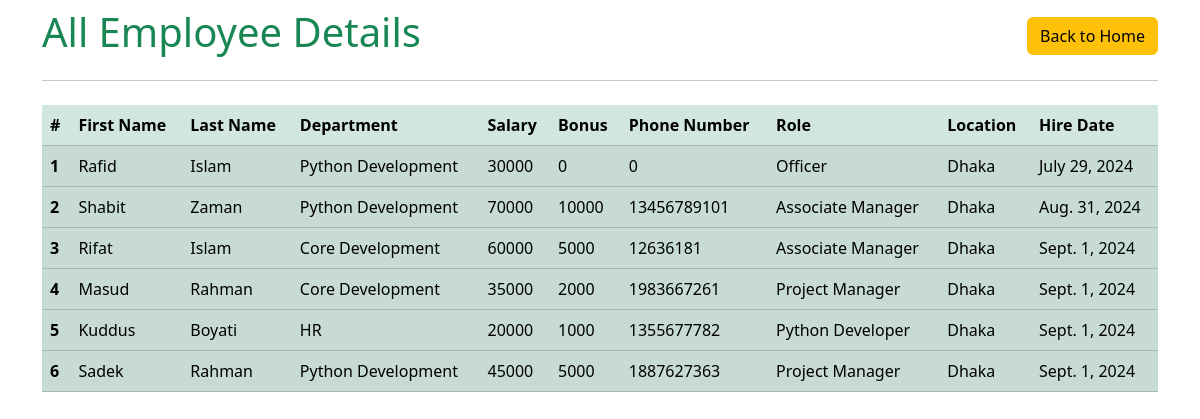
The app's page /all_emp with its own data.
### emp_app/models.py (models this page shows, shortened)
class Employee(models.Model):
    first_name = models.CharField(max_length=100, null=False, default=None)
    last_name = models.CharField(max_length=100, default=None)
    dept = models.ForeignKey(Department, on_delete=models.CASCADE)
    salary = models.IntegerField(default=0)
    bonus = models.IntegerField(default=0)
    phone = models.IntegerField(default=0)
    role = models.ForeignKey(Role, on_delete=models.CASCADE)
    hire_date = models.DateField()
    def __str__(self):
        return "%s %s" %(self.first_name, self.last_name)

class Department(models.Model):
    name = models.CharField(max_length=100, null=False, default=None)
    location = models.CharField(max_length=100)

class Role(models.Model):
    name = models.CharField(max_length=100, null=False, default=None)

### emp_app/views.py (the view)
# urls.py: path("all_emp", views.all_emp, name="all_emp"),
def all_emp(request):
    emps = Employee.objects.all()
    context = {
        'emps': emps
    }
    print(context)
    return render(request, "view_all_emp.html", context)

### emp_app/templates/view_all_emp.html (shortened to what this page needs)
<!DOCTYPE html>
<html lang="en">
<head>
    <link href="https://cdn.jsdelivr.net/npm/bootstrap@5.3.3/dist/css/bootstrap.min.css" rel="stylesheet">
</head>
<body>
    <div class="container">
        <div class="d-flex justify-content-between align-items-center my-2">
            <h1 class=" text-success">All Employee Details</h1>
            <a class="btn btn-warning" href="/" role="button ">Back to Home</a>
        </div>
        <hr>
        <table class="table table-success table-striped table-responsive table-hover my-4">
            <thead>
              <tr>
                <th scope="col">#</th>
                <th scope="col">First Name</th>
                <th scope="col">Last Name</th>
                <th scope="col">Department</th>
                <th scope="col">Salary</th>
                <th scope="col">Bonus</th>
                <th scope="col">Phone Number</th>
                <th scope="col">Role</th>
                <th scope="col">Location</th>
                <th scope="col">Hire Date</th>
              </tr>
            </thead>
            {% for emp in emps %}
            <tbody>
              <tr>
                <th scope="row">{{forloop.counter}}</th>
                <td>{{emp.first_name}}</td>
                <td>{{emp.last_name}}</td>
                <td>{{emp.dept.name}}</td>
                <td>{{emp.salary}}</td>
                <td>{{emp.bonus}}</td>
                <td>{{emp.phone}}</td>
                <td>{{emp.role.name}}</td>
                <td>{{emp.dept.location}}</td>
                <td>{{emp.hire_date}}</td>
              </tr>
            </tbody>
            {% endfor %}
          </table>
    </div>
  </body>
</html>

### records on screen
Employee: first_name "Rafid", last_name "Islam", dept.name "Python Development", salary "30000", bonus "0", phone "0", role.name "Officer", dept.location "Dhaka", hire_date "July 29, 2024"
Employee: first_name "Shabit", last_name "Zaman", dept.name "Python Development", salary "70000", bonus "10000", phone "13456789101", role.name "Associate Manager", dept.location "Dhaka", hire_date "Aug. 31, 2024"
Employee: first_name "Rifat", last_name "Islam", dept.name "Core Development", salary "60000", bonus "5000", phone "12636181", role.name "Associate Manager", dept.location "Dhaka", hire_date "Sept. 1, 2024"
Employee: first_name "Masud", last_name "Rahman", dept.name "Core Development", salary "35000", bonus "2000", phone "1983667261", role.name "Project Manager", dept.location "Dhaka", hire_date "Sept. 1, 2024"
Employee: first_name "Kuddus", last_name "Boyati", dept.name "HR", salary "20000", bonus "1000", phone "1355677782", role.name "Python Developer", dept.location "Dhaka", hire_date "Sept. 1, 2024"
Employee: first_name "Sadek", last_name "Rahman", dept.name "Python Development", salary "45000", bonus "5000", phone "1887627363", role.name "Project Manager", dept.location "Dhaka", hire_date "Sept. 1, 2024"
